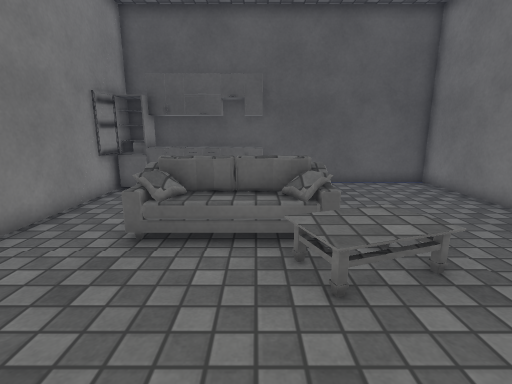
view 1 (above)

12 first-person views from a walk through a scene from a Unity 3-D project. The camera is 1.2 m above the floor, tilts 12° down and sees 85° across. Doors are open. The floor is counted in squares, 0.5 m on a side. Each view is taken from the middle of a square. On the plan, view 1 faces up. The plan holds only what a view shows up to about 18 squares ahead; the rest is blank. The place goes on beyond the plan. The player is left out. Some surface patterns are stand-ins.

view 2
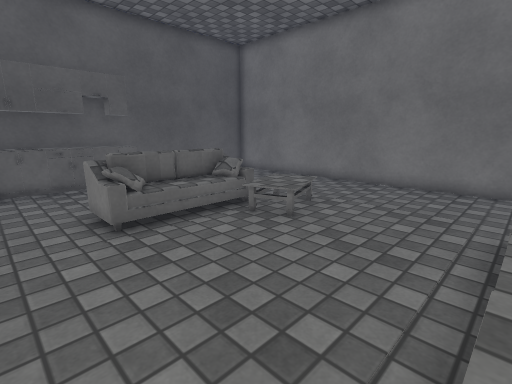

view 3
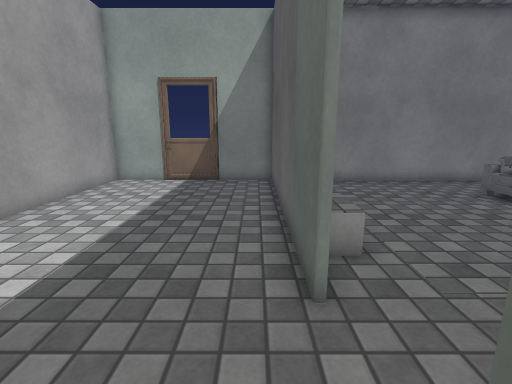

view 4
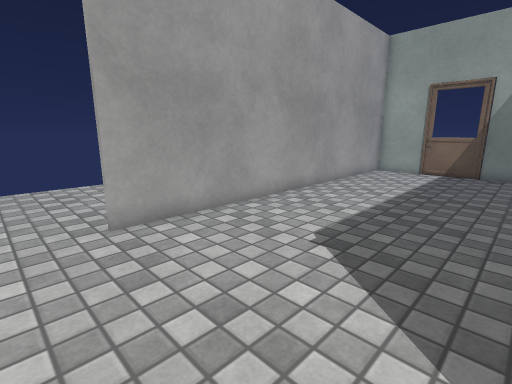

view 5
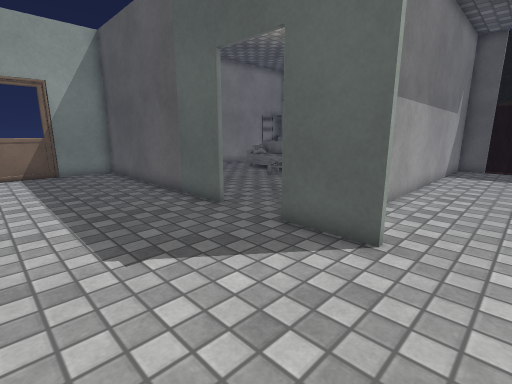

view 6
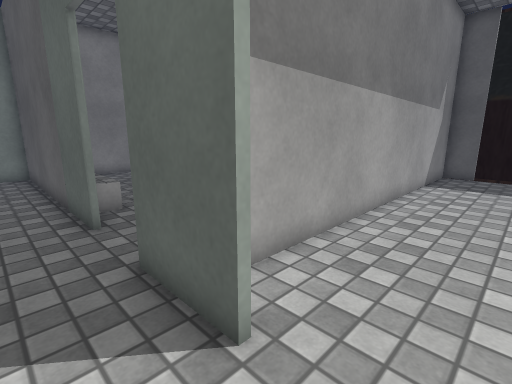

view 7
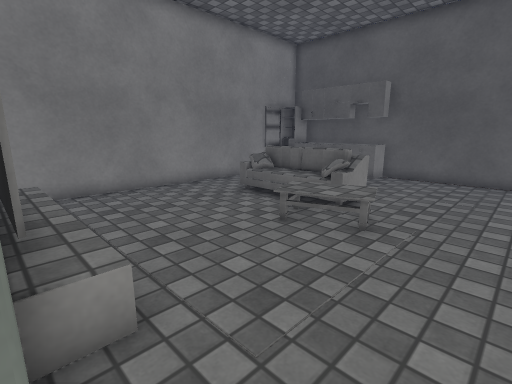

view 8
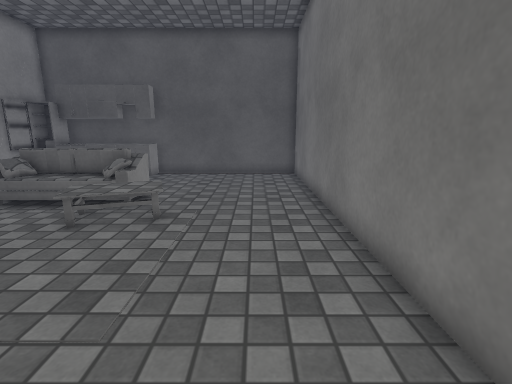

view 9
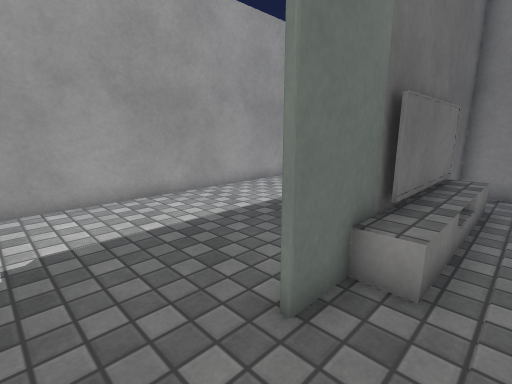

view 10
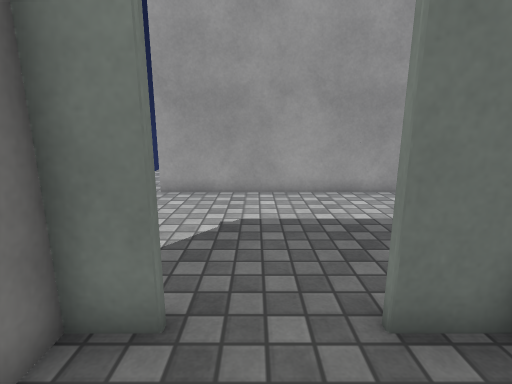

view 11
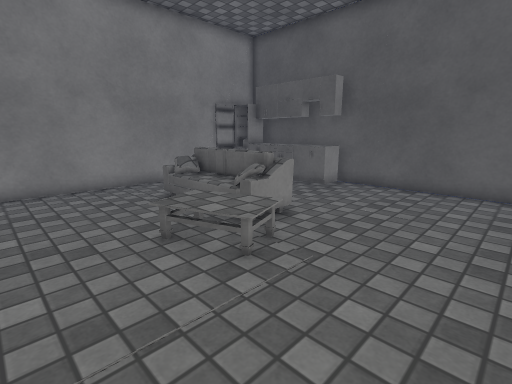

view 12
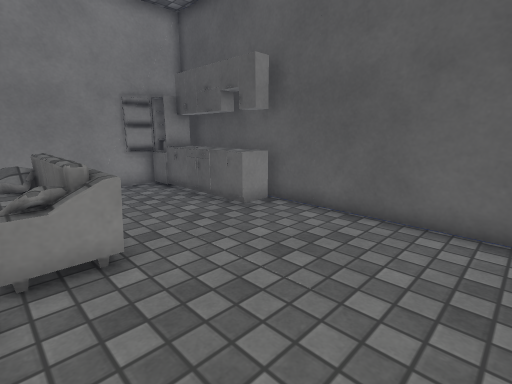

### Floor plan
Key: @ floor where view 1 was taken; # wall or solid block; . main floor; : floor 0.5 m higher than the main floor; / step, stairs or slope; D open door; = window, fence, low wall or low ledge; ^ raised ledge; C cabinet; O other object.
Columns run from 7 left of view 1 to 12 right of it. Each row starts with its distance up from view 1.
 14   ################
 13  ##OCC^C.......##..
 12  ##===^=.......##..
 11  #.............##..
 10  #.............##...
  9  #.............##...
  8  #...  /.=.....##...
  7  #..=////=.....##...
  6  #..=////=/....##...
  5  #....../:/....##...
  4  #......///....##...
  3  #.............##...
  2  #.............##...
  1  #.............# ...
  0  #.....@.......# ...
 -1  #..OOOOOO.....# ...
 -2  ###########...##...
 -3  #..................
 -4  #..................
 -5 ##..................
 -6  D..................
 -7  D..................
 -8  #..................
 -9  #..................
-10  ################...
-11                  ...
-12                 ....
-13                 ....
-14                 ....
-15                 ....
-16                 ....

Where each view was taken, in squares from view 1:
view 1: 0 up, 0 right, facing up
view 2: 1 down, 5 left, facing up-right
view 3: 3 down, 8 right, facing left
view 4: 3 down, 12 right, facing down-left
view 5: 8 down, 12 right, facing up-left
view 6: 4 down, 12 right, facing up-left
view 7: 2 down, 6 right, facing up-left
view 8: 3 down, 6 right, facing up
view 9: 0 up, 7 right, facing down-left
view 10: 1 up, 6 right, facing down
view 11: 1 up, 7 right, facing up-left
view 12: 6 up, 7 right, facing up-left
